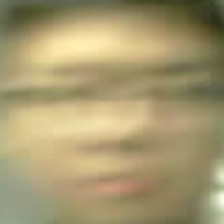
#> input picture datasets/raw/Justin/face_1_102.jpg, 224 x 224 px, found by its file name; its folder holds 4 pictures in this run
$ python resize_raw.py
#> lines starting #> are read from the running program, lines starting #| are printed output that depends on the picture
import os
from PIL import Image

# Function to resize images and save them back
def resize_and_save(image, save_dir, base_name, size=(224, 224)):
    img = image.resize(size)
    save_path = os.path.join(save_dir, base_name)
    img.save(save_path)
    return save_path

# Create a directory to store resized images
temp_dir = 'temp_images'
os.makedirs(temp_dir, exist_ok=True)

# Directory containing xxx's images, change
images_path = 'datasets/raw/justin'
save_dir = 'datasets/resized/justin'
os.makedirs(save_dir, exist_ok=True)

# Resize images and collect their new paths
images = [resize_and_save(Image.open(os.path.join(images_path, img)), save_dir, img) for img in os.listdir(images_path) if img.endswith(('jpg', 'jpeg', 'png'))]
#> in resize_and_save, img is the input picture: PIL image 224x224 RGB; mean R, G, B 165.8, 153.1, 111.5
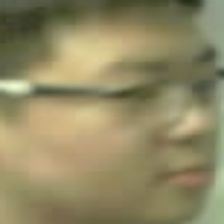
#> input picture datasets/raw/Justin/face_1_106.jpg, 224 x 224 px, found by its file name
#> in resize_and_save, img is the input picture: PIL image 224x224 RGB; mean R, G, B 144.6, 136.7, 99.4
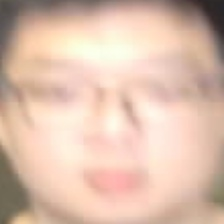
#> input picture datasets/raw/Justin/face_1_110.jpg, 224 x 224 px, found by its file name
#> in resize_and_save, img is the input picture: PIL image 224x224 RGB; mean R, G, B 220.9, 190.4, 172.6
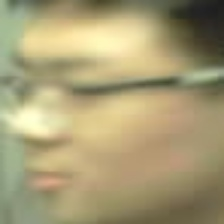
#> input picture datasets/raw/Justin/face_1_114.jpg, 224 x 224 px, found by its file name
#> in resize_and_save, img is the input picture: PIL image 224x224 RGB; mean R, G, B 167.2, 156.7, 116.8
